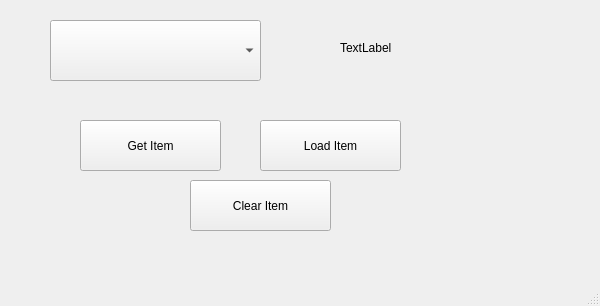
<?xml version="1.0" encoding="UTF-8"?>
<ui version="4.0">
 <class>MainWindow</class>
 <widget class="QMainWindow" name="MainWindow">
  <property name="geometry">
   <rect>
    <x>0</x>
    <y>0</y>
    <width>600</width>
    <height>306</height>
   </rect>
  </property>
  <property name="windowTitle">
   <string>MainWindow</string>
  </property>
  <widget class="QWidget" name="centralwidget">
   <widget class="QComboBox" name="cbSehirler">
    <property name="geometry">
     <rect>
      <x>50</x>
      <y>20</y>
      <width>211</width>
      <height>61</height>
     </rect>
    </property>
    <property name="sizePolicy">
     <sizepolicy hsizetype="Preferred" vsizetype="Fixed">
      <horstretch>0</horstretch>
      <verstretch>0</verstretch>
     </sizepolicy>
    </property>
   </widget>
   <widget class="QLabel" name="lblResult">
    <property name="geometry">
     <rect>
      <x>340</x>
      <y>40</y>
      <width>60</width>
      <height>16</height>
     </rect>
    </property>
    <property name="text">
     <string>TextLabel</string>
    </property>
   </widget>
   <widget class="QPushButton" name="btnGetItem">
    <property name="geometry">
     <rect>
      <x>80</x>
      <y>120</y>
      <width>141</width>
      <height>51</height>
     </rect>
    </property>
    <property name="text">
     <string>Get Item</string>
    </property>
   </widget>
   <widget class="QPushButton" name="btnLoadItem">
    <property name="geometry">
     <rect>
      <x>260</x>
      <y>120</y>
      <width>141</width>
      <height>51</height>
     </rect>
    </property>
    <property name="text">
     <string>Load Item</string>
    </property>
   </widget>
   <widget class="QPushButton" name="btnClear">
    <property name="geometry">
     <rect>
      <x>190</x>
      <y>180</y>
      <width>141</width>
      <height>51</height>
     </rect>
    </property>
    <property name="text">
     <string>Clear Item</string>
    </property>
   </widget>
  </widget>
  <widget class="QMenuBar" name="menubar">
   <property name="geometry">
    <rect>
     <x>0</x>
     <y>0</y>
     <width>600</width>
     <height>24</height>
    </rect>
   </property>
  </widget>
  <widget class="QStatusBar" name="statusbar"/>
 </widget>
 <resources/>
 <connections/>
</ui>
